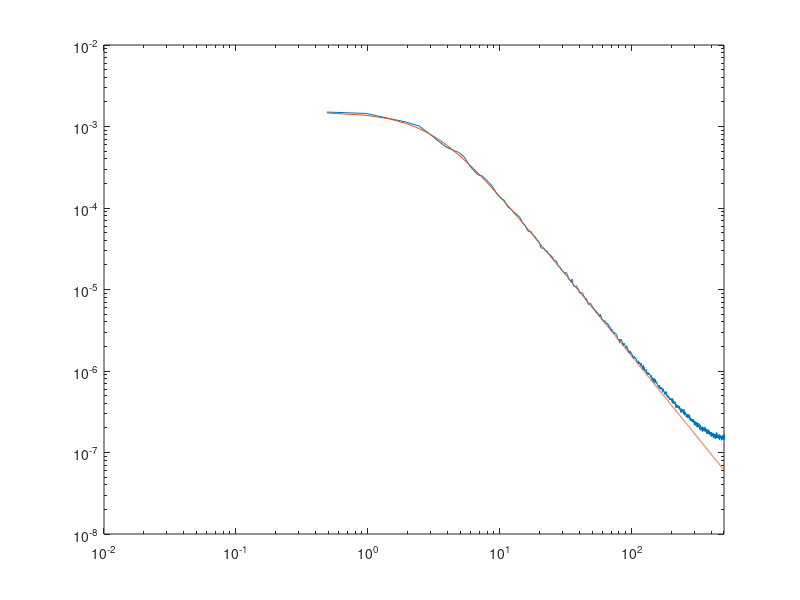
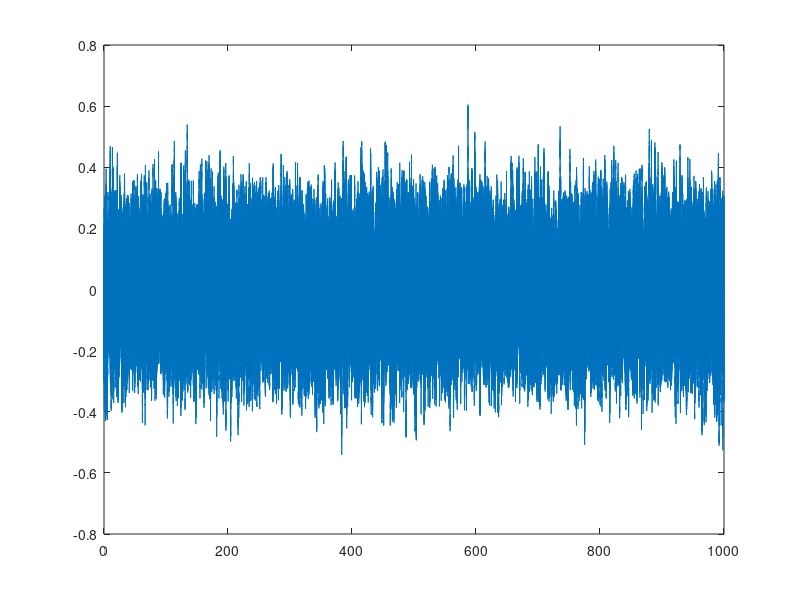

MATLAB code for these plots, in order:
function generateOU
    gamma = 20;
    mu = 0;
    D = 0.3;
    dt = 1e-3;
    Fs = 1/dt;
    T = 1000;
    t = 0:dt:T;             % Time vector
    x = zeros(1,length(t)); % Allocate output vector, set initial condition
    rng(1);                 % Set random seed
    for i = 1:length(t)-1
        x(i+1) = x(i)+gamma*(mu-x(i))*dt+sqrt(2*D)*sqrt(dt)*randn;
    end
    [Pxx,F] = pwelch(x,[],[],[],Fs,'twosided');
    Pth = 2*D./(gamma^2 + (2*pi*F).^2);%See p.14 of Lindner
    figure;
    loglog(F,Pxx);
    hold on
    loglog(F,Pth);
    set(gca,'xlim',[0.01 Fs/2])
    figure;
    plot(t,x);
end